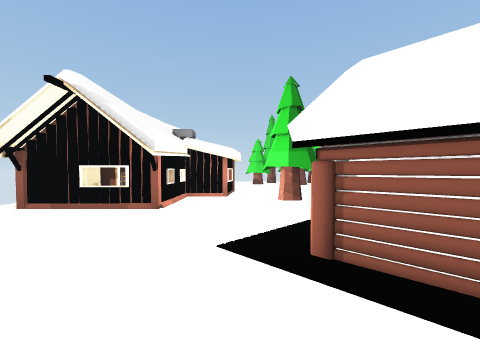
[1] (above)

16 first-person views from a walk through a scene from a Unity 3-D project. The camera is 1.5 m above the floor, tilts 2° down and sees 90° across. The floor is counted in squares, 2 m on a side. Each view is taken from the middle of a square. On the plan, view 1 faces up. The plan holds only what a view shows up to about 9 squares ahead; the rest is blank. The place goes on beyond the plan. The player is left out. Some animated figures are left out.

[2]
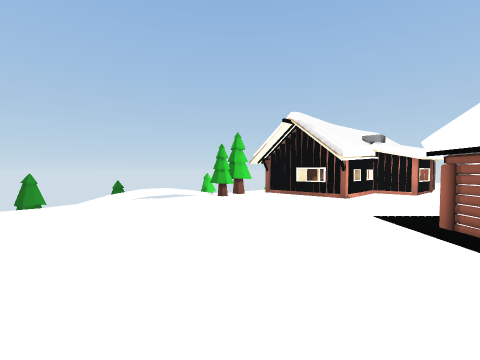

[3]
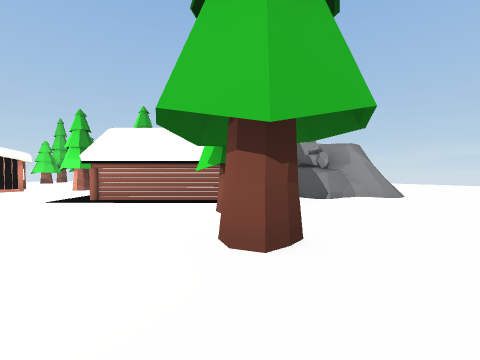

[4]
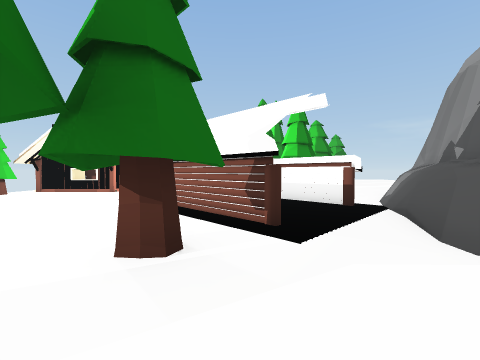

[5]
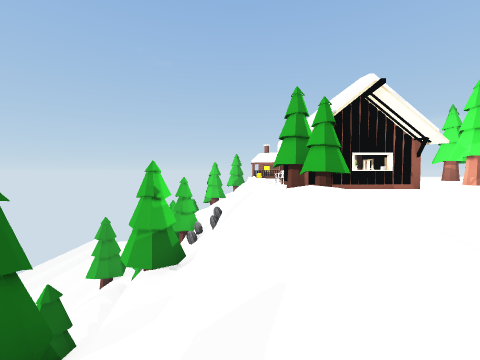

[6]
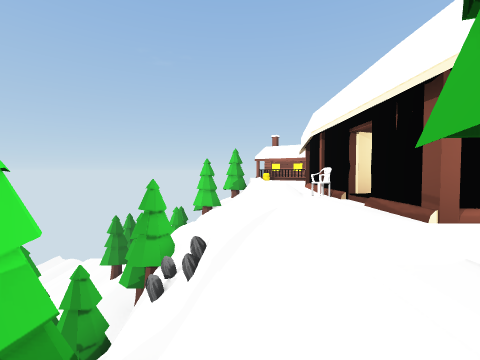

[7]
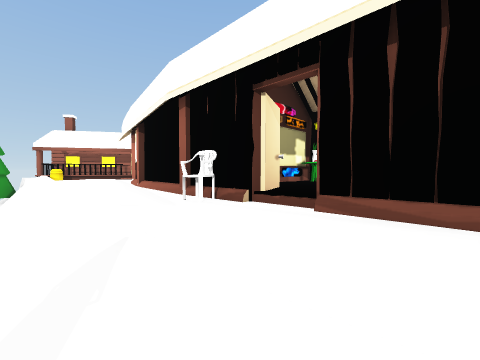

[8]
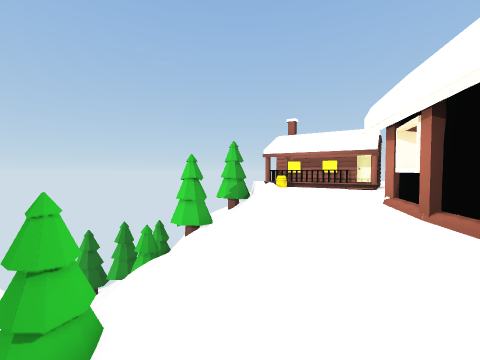

[9]
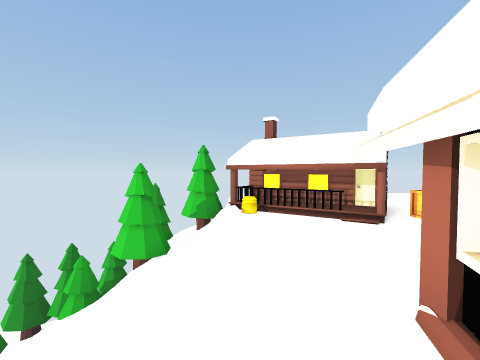

[10]
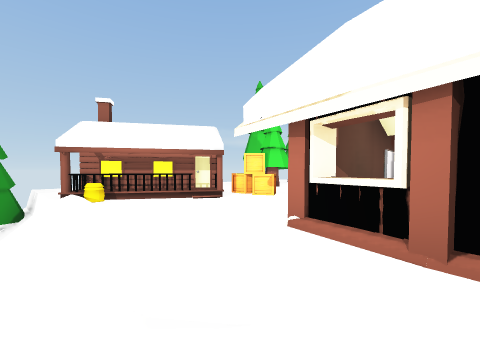

[11]
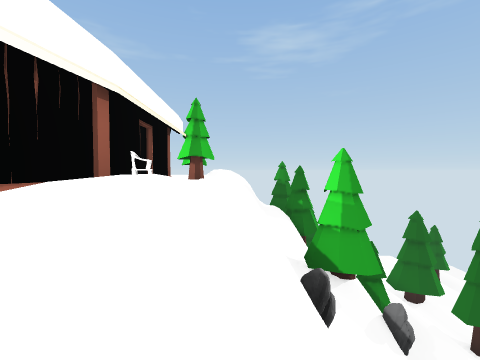

[12]
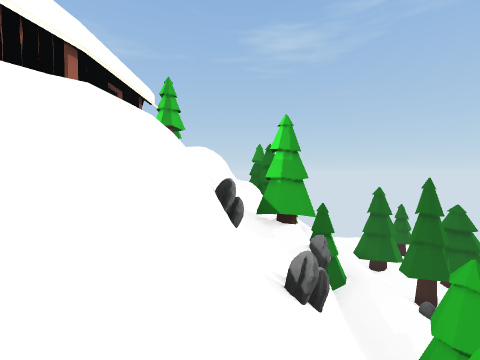

[13]
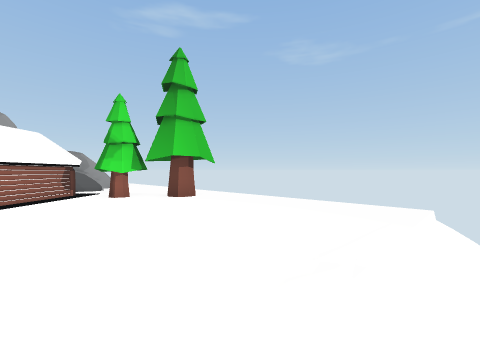

[14]
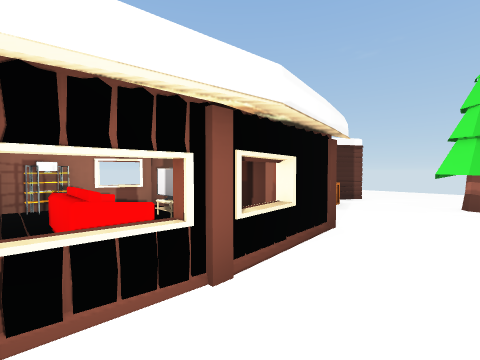

[15]
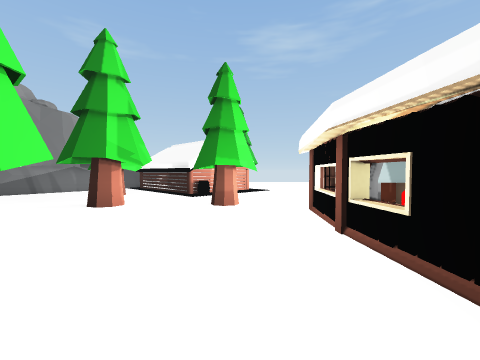

[16]
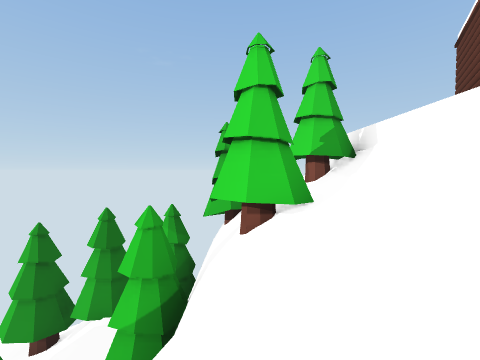

### Floor plan
Key: @ floor where view 1 was taken; # wall or solid block; . floor; / step, stairs or slope; = window, fence, low wall or low ledge; v drop or lower ground; S shelf; T tree; H house; C chair; F sofa; O other object.
Columns run from 11 left of view 1 to 10 right of it. Each row starts with its distance up from view 1.
 19    T
 18 TTTTTT.   ...
 17 v vTTT.   ...
 16 v TTT#.#  ...
 15 v T#/=H# #H.TT
 14   v//#HHH#..TT
 13   v//#..H#...
 12 vTT//#.......
 11 vTT///....#...
 10  vTT//.####...TT
  9 O v##//SF##....T
  8 vTT##//#=#O......
  7 vvv #/C####.TT.T..
  6 vvvT#/### O.TT.....
  5 vvTT#/####......T...
  4 vTTT=/T......HH.T..##
  3 vTv #/T.....HHHH...#
  2 v  ##//.....H  HH.##
  1   TT#//.....HH  H##
  0     v//....@.HH .#
 -1    T //......T...#
 -2    T /.......TT..##
 -3      /......T.....##.
 -4      /................
 -5      /................

Positions as (right, up) in squares from view 1, and headings:
1: (0, 0), facing up
2: (1, -2), facing up-left
3: (-1, -5), facing up-right
4: (3, -4), facing up
5: (-6, -1), facing up
6: (-6, 3), facing up
7: (-6, 5), facing up-right
8: (-6, 7), facing up
9: (-5, 9), facing up
10: (-6, 9), facing up-right
11: (-6, 10), facing down
12: (-7, 11), facing down
13: (-6, 1), facing down-right
14: (1, 8), facing up-left
15: (1, 12), facing down
16: (-8, 12), facing up
